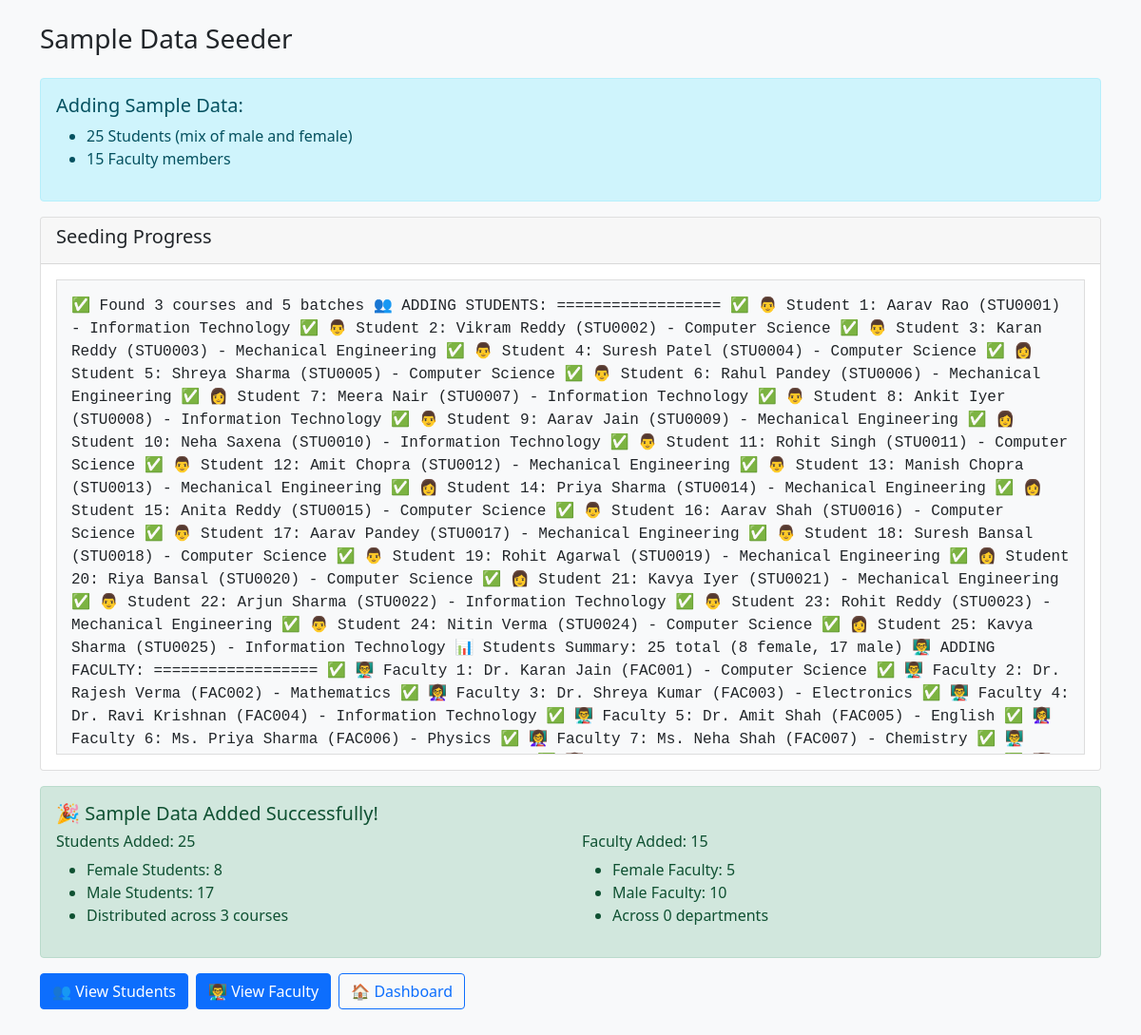
/traditional-php/supporting_ones/add_sample_data.php, run on the app's committed database.
### tables this page shows
CREATE TABLE courses (
    course_id INT PRIMARY KEY AUTO_INCREMENT,
    course_code VARCHAR(10) NOT NULL UNIQUE,
    course_name VARCHAR(150) NOT NULL,
    duration_years INT
);

### traditional-php/supporting_ones/add_sample_data.php (the view, shortened to what this page needs)
<?php
require_once 'config.php';
$maleFirstNames = [
    'Aarav', 'Arjun', 'Vikram', 'Rajesh', 'Suresh', 'Amit', 'Rohit', 'Karan', 'Ankit', 'Deepak',
    'Ravi', 'Anil', 'Nitin', 'Rahul', 'Manish'
];
$femaleFirstNames = [
    'Priya', 'Anita', 'Kavya', 'Shreya', 'Neha', 'Pooja', 'Riya', 'Sonia', 'Meera', 'Divya'
];
$lastNames = [
    'Sharma', 'Patel', 'Singh', 'Kumar', 'Gupta', 'Agarwal', 'Verma', 'Jain', 'Shah', 'Mehta',
    'Reddy', 'Nair', 'Rao', 'Iyer', 'Krishnan', 'Bansal', 'Chopra', 'Malhotra', 'Saxena', 'Pandey'
];
$cities = [
    'Mumbai', 'Delhi', 'Bangalore', 'Chennai', 'Kolkata', 'Hyderabad', 'Pune', 'Ahmedabad',
    'Jaipur', 'Lucknow', 'Kanpur', 'Nagpur', 'Indore', 'Bhopal', 'Visakhapatnam'
];
$departments = [
    'Computer Science', 'Information Technology', 'Electrical Engineering', 'Mechanical Engineering',
    'Civil Engineering', 'Electronics', 'Mathematics', 'Physics', 'Chemistry', 'English'
];
echo "<!DOCTYPE html>
<html>
<head>
    <title>Sample Data Seeder</title>
    <link href='https://cdn.jsdelivr.net/npm/bootstrap@5.1.3/dist/css/bootstrap.min.css' rel='stylesheet'>
    <style>.log { font-family: monospace; background: #f8f9fa; padding: 15px; border: 1px solid #ddd; max-height: 500px; overflow-y: auto; }</style>
</head>
<body class='bg-light'>
<div class='container mt-4'>
    <h1 class='h3 mb-4'>Sample Data Seeder</h1>
    <div class='alert alert-info'>
        <h5>Adding Sample Data:</h5>
        <ul>
            <li>25 Students (mix of male and female)</li>
            <li>15 Faculty members</li>
        </ul>
    </div>";
try {
    echo "<div class='card'>";
    echo "<div class='card-header'><h5>Seeding Progress</h5></div>";
    echo "<div class='card-body'>";
    echo "<div class='log'>";
    $stmt = $pdo->query("SELECT course_id, course_name FROM courses ORDER BY course_id LIMIT 3");
    $courses = $stmt->fetchAll();
    $stmt = $pdo->query("SELECT batch_id, batch_name FROM batches ORDER BY batch_id LIMIT 5");
    $batches = $stmt->fetchAll();
    echo "✅ Found " . count($courses) . " courses and " . count($batches) . " batches\n\n";
    echo "👥 ADDING STUDENTS:\n";
    echo "==================\n";
    $studentCount = 0;
    $femaleCount = 0;
    for ($i = 1; $i <= 25; $i++) {
        $isFemale = ($i % 5 == 0 || $i % 7 == 0) && $femaleCount < 10;
        if ($isFemale) $femaleCount++;
        $firstName = $isFemale ?
            $femaleFirstNames[array_rand($femaleFirstNames)] :
            $maleFirstNames[array_rand($maleFirstNames)];
        $lastName = $lastNames[array_rand($lastNames)];
        $fullName = $firstName . ' ' . $lastName;
        $studentId = 'STU' . str_pad($i, 4, '0', STR_PAD_LEFT);
        $course = $courses[array_rand($courses)];
        $batch = $batches[array_rand($batches)];
        $email = strtolower(str_replace(' ', '.', $fullName)) . '@student.college.edu';
        $city = $cities[array_rand($cities)];
        $phone = '9' . str_pad(rand(100000000, 999999999), 9, '0', STR_PAD_LEFT);
        $birthYear = date('Y') - rand(18, 22);
        $birthMonth = str_pad(rand(1, 12), 2, '0', STR_PAD_LEFT);
        $birthDay = str_pad(rand(1, 28), 2, '0', STR_PAD_LEFT);
        $dateOfBirth = "$birthYear-$birthMonth-$birthDay";
        try {
            $stmt = $pdo->prepare("
                INSERT INTO students (
                    student_id, full_name, email, phone, date_of_birth,
                    address, city, state, pincode, course_id, batch_id,
                    academic_status, gender, admission_date
                ) VALUES (?, ?, ?, ?, ?, ?, ?, ?, ?, ?, ?, 'Active', ?, ?)
            ");
            $address = rand(1, 999) . ', ' . $lastNames[array_rand($lastNames)] . ' Street';
            $state = 'Maharashtra';
            $pincode = str_pad(rand(400000, 499999), 6, '0', STR_PAD_LEFT);
            $gender = $isFemale ? 'Female' : 'Male';
            $admissionDate = date('Y-m-d', strtotime('-' . rand(30, 365) . ' days'));
            $stmt->execute([
                $studentId, $fullName, $email, $phone, $dateOfBirth,
                $address, $city, $state, $pincode, $course['course_id'], $batch['batch_id'],
                $gender, $admissionDate
            ]);
            $studentCount++;
            $genderIcon = $isFemale ? '👩' : '👨';
            echo "✅ $genderIcon Student $studentCount: $fullName ($studentId) - {$course['course_name']}\n";
        } catch (Exception $e) {
            echo "❌ Failed to add student $fullName: " . $e->getMessage() . "\n";
        }
    }
    echo "\n📊 Students Summary: $studentCount total ($femaleCount female, " . ($studentCount - $femaleCount) . " male)\n\n";
    echo "👨‍🏫 ADDING FACULTY:\n";
    echo "==================\n";
    $facultyCount = 0;
    $femaleFacultyCount = 0;
    for ($i = 1; $i <= 15; $i++) {
        $isFemale = ($i % 3 == 0 || $i % 7 == 0) && $femaleFacultyCount < 5;
        if ($isFemale) $femaleFacultyCount++;
        $firstName = $isFemale ?
            $femaleFirstNames[array_rand($femaleFirstNames)] :
            $maleFirstNames[array_rand($maleFirstNames)];
        $lastName = $lastNames[array_rand($lastNames)];
        if ($isFemale) {
            $title = ($i <= 5) ? 'Dr.' : (rand(0, 1) ? 'Ms.' : 'Mrs.');
        } else {
            $title = ($i <= 7) ? 'Dr.' : (rand(0, 1) ? 'Prof.' : 'Mr.');
        }
        $fullName = $title . ' ' . $firstName . ' ' . $lastName;
        $facultyId = 'FAC' . str_pad($i, 3, '0', STR_PAD_LEFT);
        $emailName = strtolower($firstName . '.' . $lastName);
        $email = $emailName . '@college.edu';
        $department = $departments[array_rand($departments)];
        $experience = rand(2, 25);
        $baseSalary = 35000;
        $experienceBonus = $experience * 2000;
        $titleBonus = (strpos($title, 'Dr.') !== false) ? 15000 :
                     ((strpos($title, 'Prof.') !== false) ? 10000 : 0);
        $salary = $baseSalary + $experienceBonus + $titleBonus + rand(-5000, 10000);
        $phone = '9' . str_pad(rand(100000000, 999999999), 9, '0', STR_PAD_LEFT);
        $qualifications = ['M.Tech', 'Ph.D', 'M.Sc', 'M.E', 'MBA'];
        $qualification = $qualifications[array_rand($qualifications)];
        if (strpos($title, 'Dr.') !== false) {
            $qualification = 'Ph.D';
        }
        try {
            $stmt = $pdo->prepare("
                INSERT INTO faculty (
                    faculty_id, full_name, email, phone, department,
                    qualification, experience_years, salary, joining_date,
                    employment_status, gender
                ) VALUES (?, ?, ?, ?, ?, ?, ?, ?, ?, 'Active', ?)
            ");
            $joiningDate = date('Y-m-d', strtotime('-' . rand(30, $experience * 365) . ' days'));
            $gender = $isFemale ? 'Female' : 'Male';
            $stmt->execute([
                $facultyId, $fullName, $email, $phone, $department,
                $qualification, $experience, $salary, $joiningDate, $gender
            ]);
            $facultyCount++;
            $genderIcon = $isFemale ? '👩‍🏫' : '👨‍🏫';
            echo "✅ $genderIcon Faculty $facultyCount: $fullName ($facultyId) - $department\n";
        } catch (Exception $e) {
            echo "❌ Failed to add faculty $fullName: " . $e->getMessage() . "\n";
        }
    }
    echo "</div></div></div>";
    echo "<div class='alert alert-success mt-3'>";
    echo "<h5>🎉 Sample Data Added Successfully!</h5>";
    echo "<div class='row'>";
    echo "<div class='col-md-6'>";
    echo "<h6>Students Added: $studentCount</h6>";
    echo "<ul>";
    echo "<li>Female Students: $femaleCount</li>";
    echo "<li>Male Students: " . ($studentCount - $femaleCount) . "</li>";
    echo "<li>Distributed across " . count($courses) . " courses</li>";
    echo "</ul>";
    echo "</div>";
    echo "<div class='col-md-6'>";
    echo "<h6>Faculty Added: $facultyCount</h6>";
    echo "<ul>";
    echo "<li>Female Faculty: $femaleFacultyCount</li>";
    echo "<li>Male Faculty: " . ($facultyCount - $femaleFacultyCount) . "</li>";
    echo "<li>Across " . count(array_unique(array_column($stmt->fetchAll(), 'department'))) . " departments</li>";
    echo "</ul>";
    echo "</div>";
    echo "</div>";
    echo "</div>";
    echo "<div class='mt-3'>";
    echo "<a href='students.php' class='btn btn-primary me-2'>👥 View Students</a>";
    echo "<a href='faculty.php' class='btn btn-primary me-2'>👨‍🏫 View Faculty</a>";
    echo "<a href='index.php' class='btn btn-outline-primary'>🏠 Dashboard</a>";
    echo "</div>";
} catch (Exception $e) {
    echo "</div></div></div>";
    echo "<div class='alert alert-danger'>";
    echo "<h5>❌ Error During Data Seeding</h5>";
    echo "<p>" . htmlspecialchars($e->getMessage()) . "</p>";
    echo "<p>Please ensure you have:</p>";
    echo "<ul>";
    echo "<li>At least one course in the courses table</li>";
    echo "<li>At least one batch in the batches table</li>";
    echo "<li>Proper database permissions</li>";
    echo "</ul>";
    echo "</div>";
}
echo "</div></body></html>";
?>

### traditional-php/supporting_ones/add_sample_data.php (style rules this page uses)
.log { font-family: monospace; background: #f8f9fa; padding: 15px; border: 1px solid #ddd; max-height: 500px; overflow-y: auto; }

### data on the page
courses: course_name "Information Technology"
courses: course_name "Computer Science"
courses: course_name "Mechanical Engineering"

### other printed values
count($courses) "3"
count($batches) "5"
$genderIcon "👨"
$fullName "Aarav Rao"
$studentId "STU0001"
$fullName "Vikram Reddy"
$studentId "STU0002"
$fullName "Karan Reddy"
$studentId "STU0003"
$fullName "Suresh Patel"
$studentId "STU0004"
$genderIcon "👩"
$fullName "Shreya Sharma"
$studentId "STU0005"
$fullName "Rahul Pandey"
